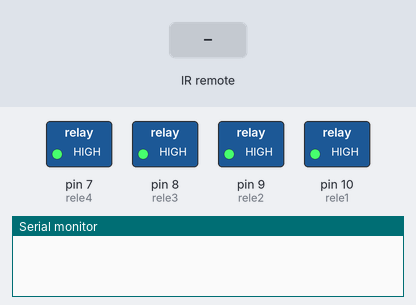
Bench run of a sketch on a simulated Arduino Uno, built with avr-gcc and run on an emulated ATmega328P. Shown: switched loads named in the sketch (green lamp = pin HIGH), the last lines printed to the serial monitor. Inputs (shaded band) come from the test bench.

Above: at 1.2 s.
1.3 s: infrared code 0xFF6897 received
At 1.8 s:
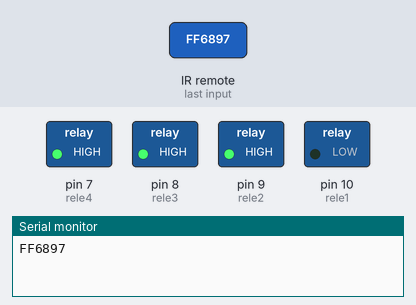
2.8 s: infrared code 0xFFB04F received
At 4.0 s:
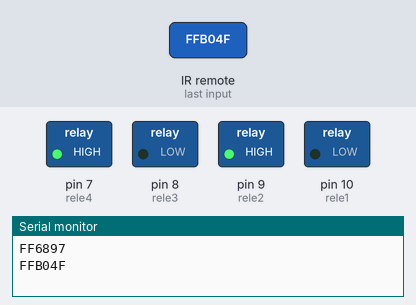
4.3 s: infrared code 0xFF30CF received
At 5.3 s:
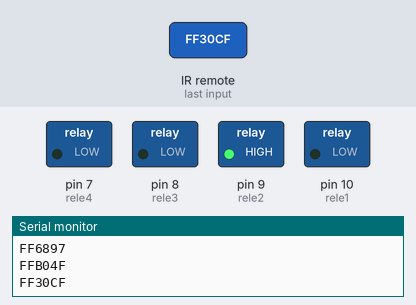
5.8 s: infrared code 0xFF9867 received
At 6.4 s:
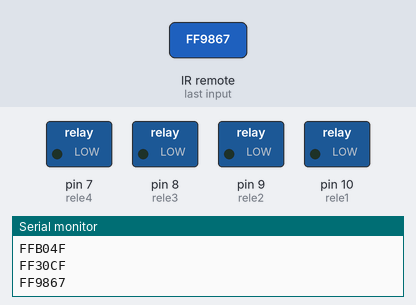
7.3 s: infrared code 0xFF6897 received
At 7.6 s:
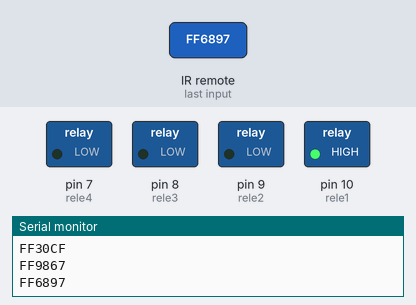
8.8 s: infrared code 0xFF9867 received
At 9.9 s:
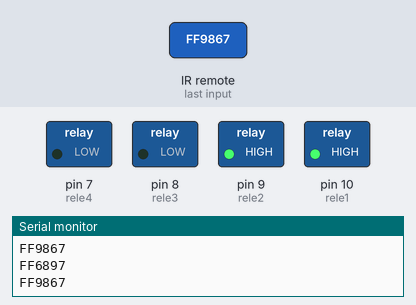
Timing chart, 0 to 11.3 s (numbered marks = the images above; inputs shaded):
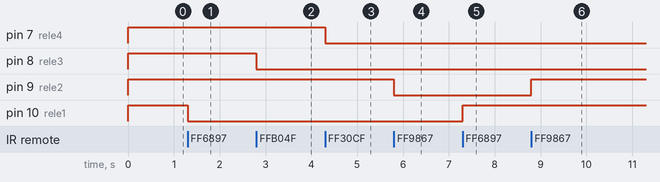

Measured:
- after the input at 1.3 s, pin 10 (rele1): HIGH → LOW at once
- after the input at 2.8 s, pin 8 (rele3): HIGH → LOW at once
- after the input at 4.3 s, pin 7 (rele4): HIGH → LOW at once
- after the input at 5.8 s, pin 9 (rele2): HIGH → LOW at once
- after the input at 7.3 s, pin 10 (rele1): LOW → HIGH at once
- after the input at 8.8 s, pin 9 (rele2): LOW → HIGH at once

The sketch:

irTest.ino
```cpp
#include <IRremote.h>
int RECV_PIN = 11;
int rele1 = 10;
int rele2 = 9;
int rele3 = 8;
int rele4 = 7;

const long bot1 = 0xFF6897;
const long bot2 = 0xFF9867;
const long bot3 = 0xFFB04F;
const long bot4 = 0xFF30CF;

// CLASES y OBJETOS
// definir un objeto que se llam "irrecv" , de tipo IRecv
// definido por la libreria...
IRrecv irrecv(RECV_PIN); // constructor
// int , float, boolea, char, string....
decode_results results;
void setup()
{
  Serial.begin(9600);
  irrecv.enableIRIn(); // Start the receiver
  pinMode(rele1, OUTPUT);
  pinMode(rele2, OUTPUT);
  pinMode(rele3, OUTPUT);
  pinMode(rele4, OUTPUT);
  digitalWrite(rele1, HIGH); // inicio el rele apagado
  digitalWrite(rele2, HIGH); // inicio el rele apagado
  digitalWrite(rele3, HIGH); // inicio el rele apagado
  digitalWrite(rele4, HIGH); // inicio el rele apagado
}

void loop() {
  if (irrecv.decode(&results)) {
    Serial.println(results.value, HEX);

    switch(results.value){

    case bot1:

      digitalWrite(rele1, !digitalRead(rele1));
//        //hago algo
//      if(digitalRead(rele1) == HIGH) {
//        digitalWrite(rele1, LOW);
//      }
//      else{
//        digitalWrite(rele1, HIGH);
//      }
      break; // importante el brake

    case bot2:
      digitalWrite(rele2, !digitalRead(rele2));
      break;

    case bot3:
      digitalWrite(rele3, !digitalRead(rele3));
      break;

    case bot4:
      digitalWrite(rele4, !digitalRead(rele4));
      break;

    }
    //
    //    if(results.value == bot1){
    //      if(digitalRead(rele1) == HIGH) {
    //        digitalWrite(rele1, LOW);
    //      }
    //      else{
    //        digitalWrite(rele1, HIGH);
    //      }
    //    }

    irrecv.resume(); // Receive the next value

  }


}
```
